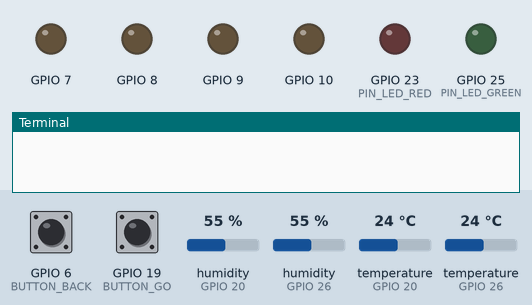
Bench run of a program on a simulated Raspberry Pi (BCM pin numbers). Parts: output pins drawn as LEDs (lit = HIGH), the last lines printed to the terminal. The inputs (shaded band) are chosen by the test bench; at power-on: GPIO 19 (BUTTON_GO) HIGH, GPIO 6 (BUTTON_BACK) HIGH, humidity (sensors on GPIO 20, GPIO 26) 55 %, temperature (sensors on GPIO 20, GPIO 26) 24 °C.

Above: at 1.2 s.
1.3 s: GPIO 19 (BUTTON_GO) pulled LOW for 0.15 s
At 1.6 s:
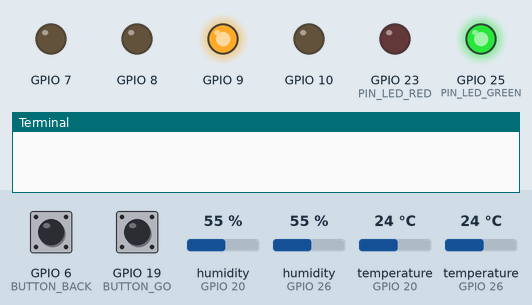
4.4 s: GPIO 6 (BUTTON_BACK) pulled LOW for 3.2 s
At 6.0 s:
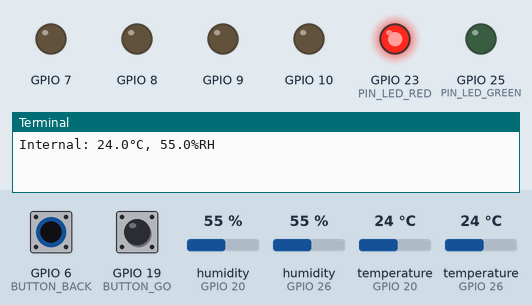
9.2 s: GPIO 19 (BUTTON_GO) pulled LOW for 1 s
At 10.9 s:
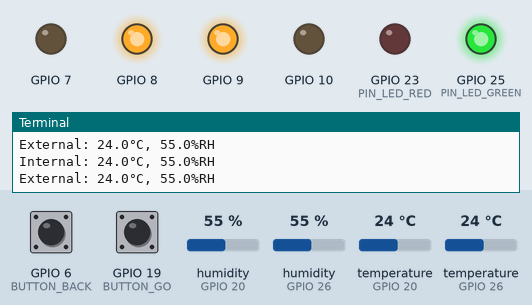
13.2 s: GPIO 19 (BUTTON_GO) pulled LOW for 3.2 s
At 18.8 s:
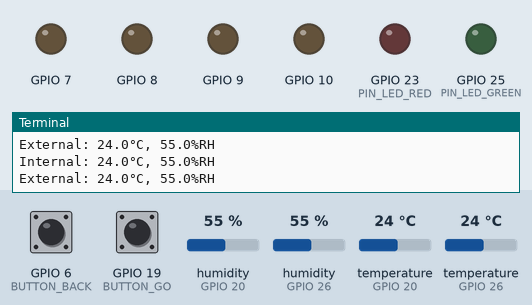
Timing chart, 0 to 19.8 s (numbered marks = the images above; inputs shaded):
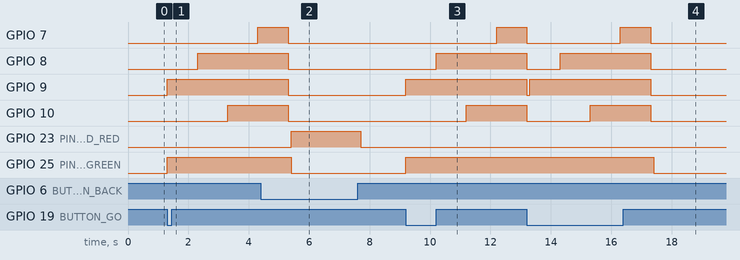

Measured:
- after the input at 1.3 s, GPIO 7: LOW → HIGH after 3.0 s; GPIO 8: LOW → HIGH after 1.0 s; GPIO 9, GPIO 25 (PIN_LED_GREEN): LOW → HIGH at once; GPIO 10: LOW → HIGH after 2.0 s
- after the input at 4.4 s, GPIO 23 (PIN_LED_RED): LOW → HIGH after 1.0 s, → LOW 2.3 s later
- after the input at 9.2 s, GPIO 7: LOW → HIGH after 3.0 s; GPIO 8: LOW → HIGH after 1.0 s; GPIO 9, GPIO 25 (PIN_LED_GREEN): LOW → HIGH at once; GPIO 10: LOW → HIGH after 2.0 s
- after the input at 13.2 s, GPIO 25 (PIN_LED_GREEN): HIGH → LOW after 4.2 s instead of 0.10 s

The program:

garden_test_ios.py
```python
# -*- coding: utf-8 -*-
"""
Created on Sat Aug 18 07:44:29 2018

@author: holge
"""


from time import sleep
import RPi.GPIO as gpio    # uncommented for offline test

import Adafruit_DHT as Ada


# --------- Pinning ---------
BUTTON_GO = 19
BUTTON_BACK = 6
PIN_LED_RED = 23
PIN_LED_GREEN = 25
PIN_SP_NORTH = 9    # MISO
PIN_SP_EAST = 10    # MOSI
PIN_SP_WEST = 8     # CS0
PIN_RANDY = 7       # CS1
SENSOR_INT = 20
SENSOR_EXT = 26

OUTPUTS = (PIN_LED_RED, PIN_LED_GREEN, PIN_SP_NORTH, PIN_SP_WEST, PIN_SP_EAST,
           PIN_RANDY)
INPUTS = (BUTTON_GO, BUTTON_BACK, SENSOR_INT, SENSOR_EXT)

def initialize_gpios():
    gpio.setwarnings(False)
    gpio.setmode(gpio.BCM)
    for pin in OUTPUTS:
        gpio.setup(pin, gpio.OUT)
        gpio.output(pin, gpio.LOW)

    for button in INPUTS:
        gpio.setup(button, gpio.IN, pull_up_down=gpio.PUD_OFF)

if __name__ == "__main__":
    initialize_gpios()

    while True:
        sleep(0.1)

        goButton = not(gpio.input(BUTTON_GO))
        backButton = not(gpio.input(BUTTON_BACK))

        # relay action
        if goButton:
            gpio.output(PIN_LED_GREEN, gpio.HIGH)
            gpio.output(PIN_LED_RED, gpio.LOW)
            pins = (PIN_SP_NORTH, PIN_SP_WEST, PIN_SP_EAST, PIN_RANDY)
            for pin in pins:
                gpio.output(pin, gpio.HIGH)
                sleep(1)
            for pin in pins:
                gpio.output(pin, gpio.LOW)

        # sensor test
        elif backButton:
            gpio.output(PIN_LED_GREEN, gpio.LOW)
            gpio.output(PIN_LED_RED, gpio.HIGH)
            for sensor, label in zip((SENSOR_INT, SENSOR_EXT), ("Internal", "External")):
                hum, temp = Ada.read_retry(Ada.AM2302, sensor)
                if hum is not None and temp is not None:
                    print(label + ": " + str(temp) + "°C, " + str(hum) + "%RH")
                else:
                    print(label + " reading failed")

        else:
            gpio.output(PIN_LED_GREEN, gpio.LOW)
            gpio.output(PIN_LED_RED, gpio.LOW)
```
